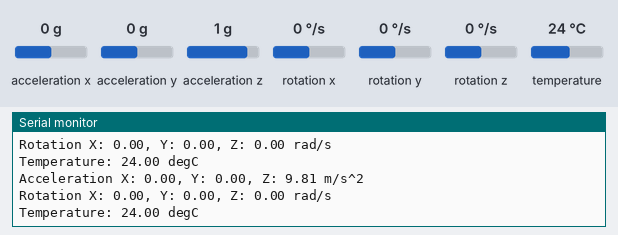
A sketch run on a simulated Arduino Uno, built with avr-gcc and run on an emulated ATmega328P. Shown: the last lines printed to the serial monitor. The test bench sets the inputs (shaded band); at power-on: acceleration x 0 g, acceleration y 0 g, acceleration z 1 g, rotation x 0 °/s, rotation y 0 °/s, rotation z 0 °/s, temperature 24 °C.

Above: at 1.8 s.
1.9 s: acceleration x set to -1.4 g
At 2.8 s:
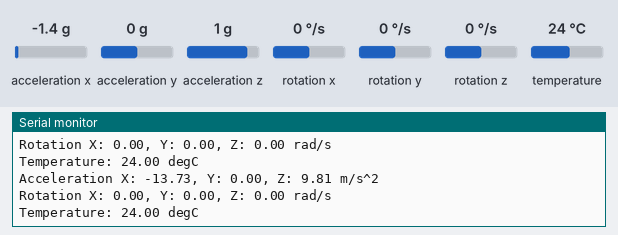
3.4 s: acceleration y set to -1.4 g
At 4.7 s:
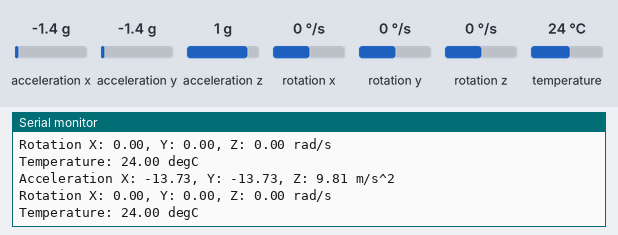
4.9 s: acceleration z set to -1.4 g
At 5.8 s:
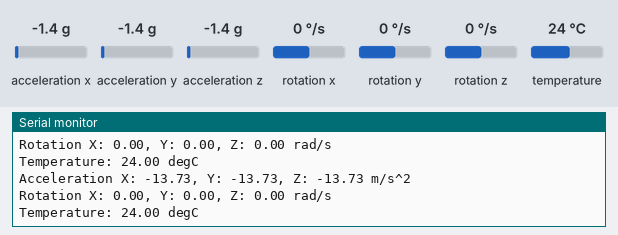
6.4 s: rotation x set to -192 °/s
At 7.7 s:
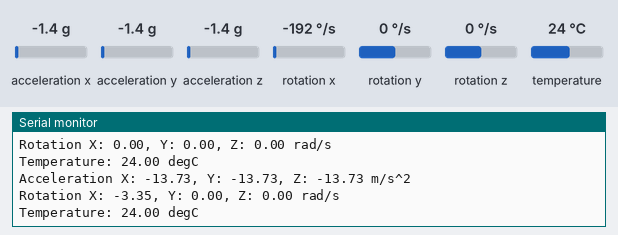
7.9 s: rotation y set to -192 °/s
At 8.9 s:
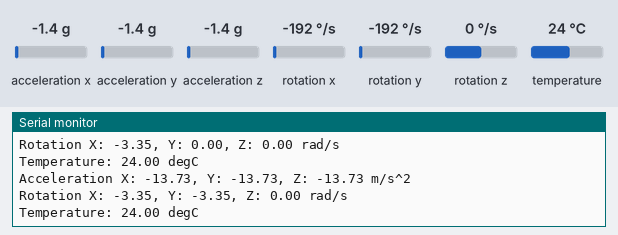

Measured:
- after the input at 1.9 s, the serial monitor: prints a new line after 0.12 s (image 1)
- after the input at 3.4 s, the serial monitor: prints a new line after 0.63 s (image 2)
- after the input at 4.9 s, the serial monitor: prints a new line after 0.14 s (image 3)
- after the input at 6.4 s, the serial monitor: prints a new line after 0.65 s (image 4)
- after the input at 7.9 s, the serial monitor: prints a new line after 0.16 s (image 5)

The sketch:

esp_mpu.ino
```cpp
#include <Adafruit_MPU6050.h>
#include <MPU6050.h>
#include <Wire.h>
#include<Adafruit_Sensor.h>


//mpu object if the Adafruit lbrary
Adafruit_MPU6050 mpu;


void setup() {
  // put your setup code here, to run once:
  Serial.begin(115200);  // Initial srial communication with the baudrate 115200
  if (!mpu.begin()) {                                // checking if the MPU6050 is detected .If not detected it enters a while loop Infinitely
   Serial.println("Failed to find MPU6050 chip");
    while (1) {
      delay(10);
    }
  }
  mpu.setAccelerometerRange(MPU6050_RANGE_2_G);      // set the range . there are (+2g , +4g , +8g ,+16g)
  mpu.setFilterBandwidth(MPU6050_BAND_21_HZ);
}

void loop() {
  // put your main code here, to run repeatedly:
  sensors_event_t a , g,temp;
  if(mpu.getEvent(&a,&g,&temp))
  {
  Serial.print("Acceleration X: ");
  Serial.print(a.acceleration.x);
  Serial.print(", Y: ");
  Serial.print(a.acceleration.y);
  Serial.print(", Z: ");
  Serial.print(a.acceleration.z);
  Serial.println(" m/s^2");
  Serial.print("Rotation X: ");
  Serial.print(g.gyro.x);
  Serial.print(", Y: ");
  Serial.print(g.gyro.y);
  Serial.print(", Z: ");
  Serial.print(g.gyro.z);
  Serial.println(" rad/s");

  Serial.print("Temperature: ");
  Serial.print(temp.temperature);
  Serial.println(" degC");

  Serial.println("");
  }
  delay(1000);

 }
```
